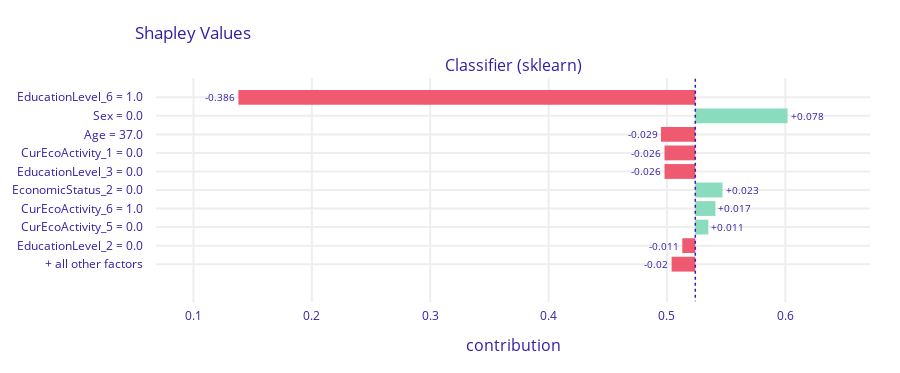

The notebook cell saved with this chart:
### Code cell
# Local explanation for female with low occupation (good prediction)
female_tn_sample = df_tn[df_tn[gender_feat]==0][0:1]
expl = explainer.predict_parts(female_tn_sample, type='shap')
expl.plot()

### Figure 1 — Plotly figure (JSON) as saved in the notebook; plotly's stock layout.template omitted (floating-point values rounded to 4 significant figures)
{"data": [{"base": 0.5239, "hoverinfo": "text", "hoverlabel": {"bgcolor": "rgba(0,0,0,0.8)"}, "hovertext": ["Average response: 0.524<br>Prediction: 0.155<br>EducationLevel_6 = 1.0<br>decreases average response <br>by 0.386", "Average response: 0.524<br>Prediction: 0.155<br>Sex = 0.0<br>increases average response <br>by 0.078", "Average response: 0.524<br>Prediction: 0.155<br>Age = 37.0<br>decreases average response <br>by 0.029", "Average response: 0.524<br>Prediction: 0.155<br>CurEcoActivity_1 = 0.0<br>decreases average response <br>by 0.026", "Average response: 0.524<br>Prediction: 0.155<br>EducationLevel_3 = 0.0<br>decreases average response <br>by 0.026", "Average response: 0.524<br>Prediction: 0.155<br>EconomicStatus_2 = 0.0<br>increases average response <br>by 0.023", "Average response: 0.524<br>Prediction: 0.155<br>CurEcoActivity_6 = 1.0<br>increases average response <br>by 0.017", "Average response: 0.524<br>Prediction: 0.155<br>CurEcoActivity_5 = 0.0<br>increases average response <br>by 0.011", "Average response: 0.524<br>Prediction: 0.155<br>EducationLevel_2 = 0.0<br>decreases average response <br>by 0.011", "Average response: 0.524<br>Prediction: 0.155<br>+ all other factors<br>decreases average response <br>by 0.02"], "marker": {"color": ["#f05a71", "#8bdcbe", "#f05a71", "#f05a71", "#f05a71", "#8bdcbe", "#8bdcbe", "#8bdcbe", "#f05a71", "#f05a71"]}, "orientation": "h", "showlegend": false, "text": ["-0.386", "+0.078", "-0.029", "-0.026", "-0.026", "+0.023", "+0.017", "+0.011", "-0.011", "-0.02"], "textposition": "outside", "type": "bar", "x": [-0.386, 0.078, -0.029, -0.026, -0.026, 0.023, 0.017, 0.011, -0.011, -0.02], "xaxis": "x", "y": ["EducationLevel_6 = 1.0", "Sex = 0.0", "Age = 37.0", "CurEcoActivity_1 = 0.0", "EducationLevel_3 = 0.0", "EconomicStatus_2 = 0.0", "CurEcoActivity_6 = 1.0", "CurEcoActivity_5 = 0.0", "EducationLevel_2 = 0.0", "+ all other factors"], "yaxis": "y"}], "layout": {"annotations": [{"font": {"size": 16}, "showarrow": false, "text": "Classifier (sklearn)", "x": 0.5, "xanchor": "center", "xref": "paper", "y": 1, "yanchor": "bottom", "yref": "paper"}, {"font": {"size": 16}, "showarrow": false, "text": "contribution", "x": 0.5, "xanchor": "center", "xref": "paper", "y": 0, "yanchor": "top", "yref": "paper", "yshift": -30}], "font": {"color": "#371ea3"}, "height": 373, "margin": {"b": 71, "r": 30, "t": 78}, "shapes": [{"line": {"color": "#371ea3", "dash": "dot", "width": 1.5}, "type": "line", "x0": 0.5239, "x1": 0.5239, "xref": "x", "y0": -1, "y1": 11, "yref": "y"}], "title": {"text": "Shapley Values", "x": 0.15}, "xaxis": {"anchor": "y", "automargin": true, "domain": [0, 1], "fixedrange": true, "gridwidth": 2, "range": [0.06834, 0.6715], "tickcolor": "white", "ticklen": 3, "ticks": "outside", "type": "linear", "zeroline": false}, "yaxis": {"anchor": "x", "automargin": true, "autorange": "reversed", "domain": [0, 1], "fixedrange": true, "gridwidth": 2, "tickcolor": "white", "ticklen": 10, "ticks": "outside", "type": "category"}}}
